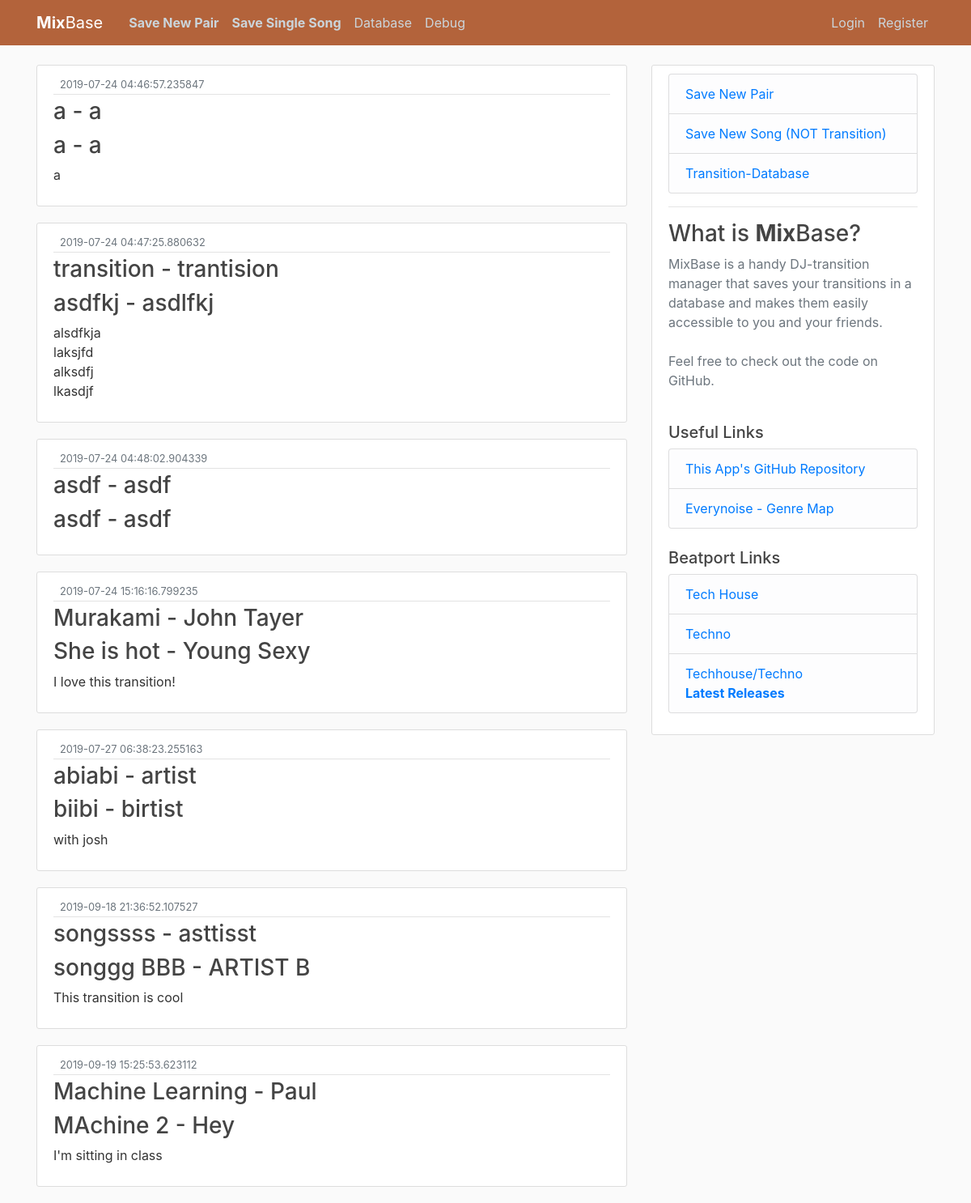
The page /transitions on the database as committed earlier.
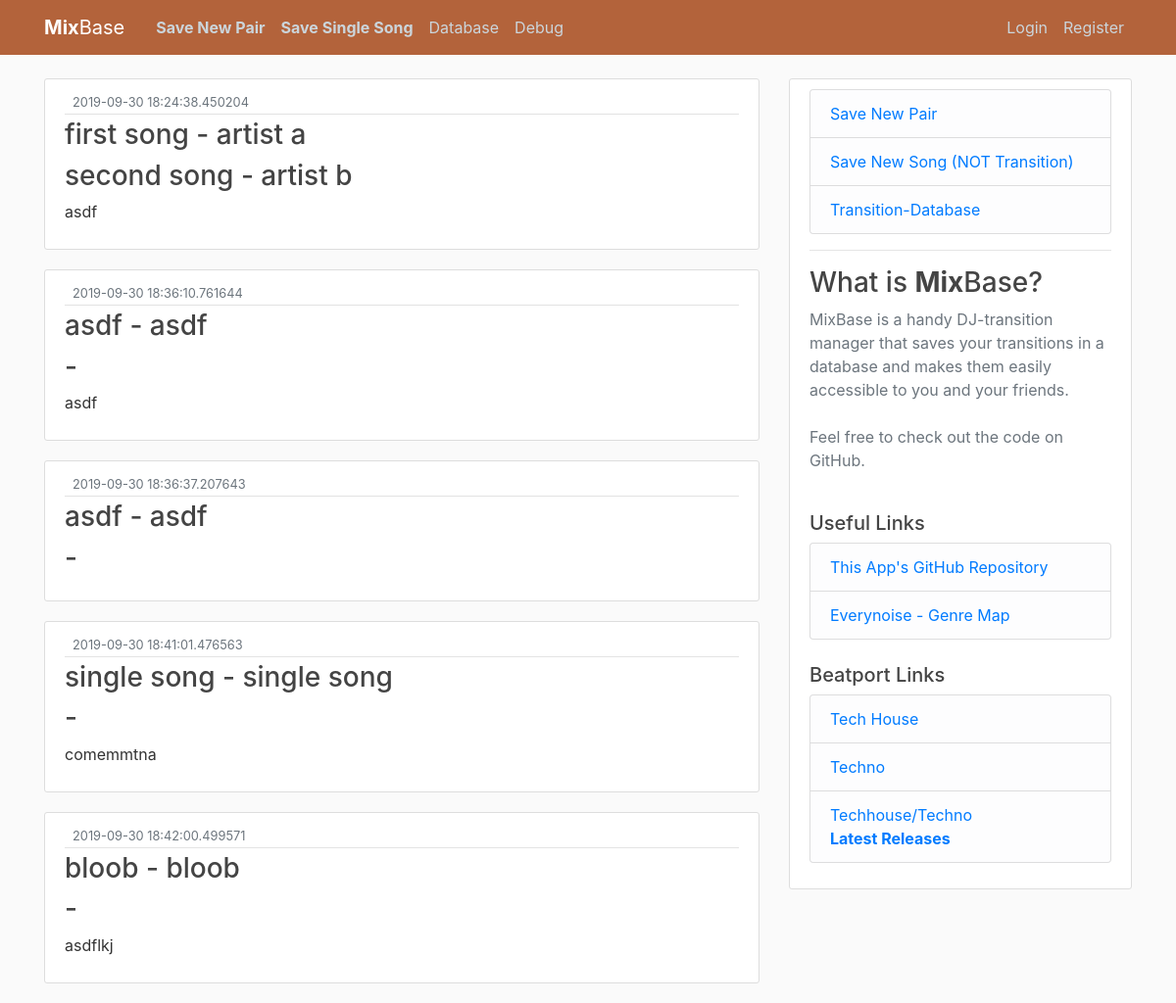
The same page on the database as committed later.
### webapp/models.py (models this page shows, shortened)
class Pair(db.Model): #data table for transition pair
    id = db.Column(db.Integer, primary_key=True)
    firstname = db.Column(db.String(30), nullable=False)
    secondname = db.Column(db.String(30), nullable=False)
    firstartist = db.Column(db.String(30), nullable=True)
    secondartist = db.Column(db.String(30), nullable=True)
    comment = db.Column(db.Text)
    date_posted = db.Column(db.DateTime, nullable=False, default=datetime.utcnow)
    user_id = db.Column(db.Integer, db.ForeignKey('user.id'), default=1) ## TODO: change nullable back to False when login works

### webapp/routes.py (the view)
@app.route('/transitions', methods=['GET', 'POST'])
def transitions():
    pairs = Pair.query.all()
    return render_template('transitions.html', title='Transitions Database', pairs=pairs)

### webapp/templates/transitions.html (shortened to what this page needs)
{% extends "layout.html" %}
{% block content %}
{% for pair in pairs %}
<article class="media content-section">
<div class="media-body">
  <div class="article-metadata">
    <small class="text-muted">{{ pair.date_posted }}</small>
  </div>
  <h3><a class="article-title" href="#">{{ pair.firstname }}</a> - {{ pair.firstartist }}</h3>
  <h3><a class="article-title" href="#">{{ pair.secondname }}</a> - {{ pair.secondartist }}</h3>
  <p class="article-content">{{ pair.comment }}</p>
</div>
</article>
{% endfor %}
{% endblock content %}

Rows that differ between the two databases and show on the page:
removed Pair: date_posted "2019-07-24 04:46:57.235847", firstname "a", firstartist "a", secondname "a", secondartist "a", comment "a"
removed Pair: date_posted "2019-07-24 04:47:25.880632", firstname "transition", firstartist "trantision", secondname "asdfkj", secondartist "asdlfkj", comment "alsdfkja laksjfd alksdfj lkasdjf"
removed Pair: date_posted "2019-07-24 15:16:16.799235", firstname "Murakami", firstartist "John Tayer", secondname "She is hot", secondartist "Young Sexy", comment "I love this transition!"
removed Pair: date_posted "2019-07-27 06:38:23.255163", firstname "abiabi", firstartist "artist", secondname "biibi", secondartist "birtist", comment "with josh"
removed Pair: date_posted "2019-09-18 21:36:52.107527", firstname "songssss", firstartist "asttisst", secondname "songgg BBB", secondartist "ARTIST B", comment "This transition is cool"
removed Pair: date_posted "2019-09-19 15:25:53.623112", firstname "Machine Learning", firstartist "Paul", secondname "MAchine 2", secondartist "Hey", comment "I'm sitting in class"
added Pair: date_posted "2019-09-30 18:24:38.450204", firstname "first song", firstartist "artist a", secondname "second song", secondartist "artist b", comment "asdf"
added Pair: date_posted "2019-09-30 18:36:10.761644", firstname "asdf", firstartist "asdf", comment "asdf"
changed Pair (number 3 of 5 on the later page): date_posted "2019-07-24 04:48:02.904339" → "2019-09-30 18:36:37.207643"; secondname "asdf" → (not shown); secondartist "asdf" → (not shown)
added Pair: date_posted "2019-09-30 18:41:01.476563", firstname "single song", firstartist "single song", comment "comemmtna"
added Pair: date_posted "2019-09-30 18:42:00.499571", firstname "bloob", firstartist "bloob", comment "asdflkj"
